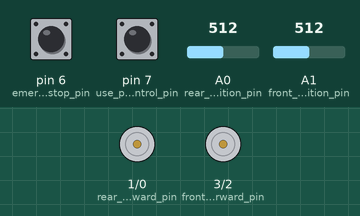
A sketch run on a simulated Arduino Nano, built with avr-gcc and run on an emulated ATmega328P. Shown: motor-driver pin pairs drawn as motors (green arrow = first pin HIGH = forward, orange = second pin HIGH = backward, longer = more drive). The test bench sets the inputs (shaded band); at power-on: A0 (rear_brake_position_pin) = 512, pin 6 (emergency_stop_pin) LOW, pin 7 (use_pu_control_pin) HIGH, A1 (front_brake_position_pin) = 512. The ROS host is connected and sends only what is stated.

Above: at 0.1 s.
At 3.2 s:
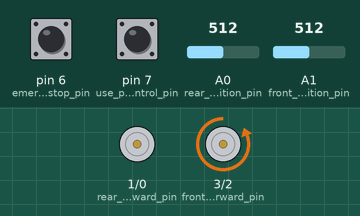
3.3 s: A0 (rear_brake_position_pin) set to 123
4.8 s: A0 (rear_brake_position_pin) set to 107
At 5.3 s:
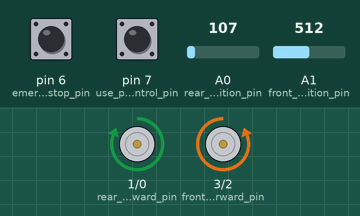
Timing chart, 0 to 7.8 s (numbered marks = the images above; inputs shaded):
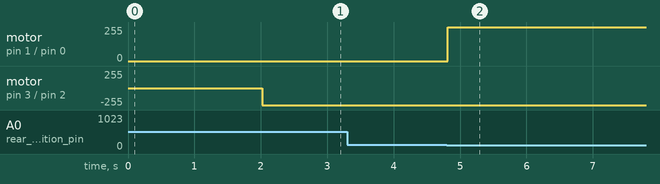

The sketch:

ros_throttle_pub.ino
```cpp
// -------------------------------------------------------
// ---------- ROS Libraries ------------------------------
// -------------------------------------------------------

#include <micro_ros_arduino.h>

#include <stdio.h>
#include <rcl/rcl.h>
#include <rcl/error_handling.h>
#include <rclc/rclc.h>
#include <rclc/executor.h>

// Specific message types
#include <std_msgs/msg/int64.h>

// -------------------------------------------------------
// --------- /ROS Libraries ------------------------------
// -------------------------------------------------------


// ----- Pins -----
// -- Input --
const int rc_input_pin = 5;
const int emergency_stop_pin = 6;
const int use_pu_control_pin = 7;
const int rear_brake_position_pin = A0;
const int front_brake_position_pin = A1;

// -- Output --
const int rear_brake_backward_pin = 0;
const int rear_brake_forward_pin = 1;
const int front_brake_backward_pin = 2;
const int front_brake_forward_pin = 3;
const int throttle_output_pin = A6;  // DAC pin for Portenta H7, only works on A6.


// ----- Output variables -----
int throttle_output = 0;
int brake_output = 0;


// ----- Input variables -----
bool use_pu_control = false;
int rc_pwm_input = 1500;
int pu_throttle_input = 0;
int pu_brake_input = 0;

// ----- Message types -----
std_msgs__msg__Int64 u1_msg;
std_msgs__msg__Int64 u2_msg;
std_msgs__msg__Int64 u3_msg;
/*

*/
// ----- Constants -----
// -- RC --
const int min_pwm_input = 1000;     // Max brake
const int max_pwm_input = 2000;     // Max Throttle
const int middle_pwm_input = 1500;  // No brake and no throttle

// -- PU --
const int pu_min_throttle_input = 0;
const int pu_max_throttle_input = 100;
const int pu_min_brake_input = 0;
const int pu_max_brake_input = 100;

// -- Actuator --
const int min_throttle_output = 60;   // 0.7V on throttle_output_pin ----- 0;   // 0V on throttle_output_pin
const int max_throttle_output = 102;  // 1.2V on throttle_output_pin ----- 255; // 3V on throttle_output_pin
const int min_brake_output = 125;     // 175 test value -> Test 125 first, then increase towards 175 if possible
const int max_brake_output = 300;     // 450 test value -> Test 300 first, then increase towards 450 if possible. BE CAREFUL AS THIS MIGHT BREAK THE HANDLES
const int brake_tolerance = 10;       // Brake tolerance for brake setpoint position vs actual position of brake


// ----- Function variables -----
int rear_brake_position;
int front_brake_position;
int current_rear_error;
int current_front_error;

// ----- Enums -----
enum Brake {
  rear,
  front,
  both
};

enum BrakeState {
  push,
  pull,
  stay
};


void setBrakeState(Brake brake, BrakeState brake_state);


// -------------------------------------------------------
// ---------- ROS Necessities ----------------------------
// -------------------------------------------------------
rclc_executor_t executor;
rcl_allocator_t allocator;
rclc_support_t support;


// publisher

rclc_executor_t executor_pub;
rcl_timer_t timer;


// ---------- Node ----------
rcl_node_t node;
const int number_of_handles = 2;  // Sum of subscribers

// ----- Subscribers -----
// -- Throttle --
rcl_subscription_t throttle_subscriber;
std_msgs__msg__Int64 throttle_msg;

void throttle_subscriber_callback(const void* throttle_msg) {
  const std_msgs__msg__Int64* msg = (const std_msgs__msg__Int64*)throttle_msg;
  pu_throttle_input = msg->data;
}

// -- Brake --
rcl_subscription_t brake_subscriber;
std_msgs__msg__Int64 brake_msg;

//publishers

rcl_publisher_t u1_publisher;
const char* u1_topic = "lw_portenta_throttle_input";
// int64_t u1_msg;

rcl_publisher_t u2_publisher;
const char* u2_topic = "lw_portenta_brake_input";
// int64_t u2_msg;

// rcl_publisher_t u3_publisher;
// const char* u3_topic = "lw_portenta_steering_input";
// int64_t u3_msg;

void brake_subscriber_callback(const void* brake_msg) {
  const std_msgs__msg__Int64* msg = (const std_msgs__msg__Int64*)brake_msg;
  pu_brake_input = msg->data;
}


void timer_callback(rcl_timer_t* timer, int64_t last_call_time) {
  RCLC_UNUSED(last_call_time);
  if (timer != NULL) {
    // std_msgs__msg__Int64 u1_msg;  //Trengte ikke disse
    // std_msgs__msg__Int64 u2_msg;
    // std_msgs__msg__Int64 u3_msg;

    u1_msg.data = throttle_output;
    u2_msg.data = brake_output;
    // Anta at du har en variabel for styringsinput som du ønsker å publisere
    //u3_msg.data = steering_input;

    rcl_publish(&u1_publisher, &u1_msg, NULL);
    rcl_publish(&u2_publisher, &u2_msg, NULL);
    // rcl_publish(&u3_publisher, &u3_msg, NULL);
  }
}


// ---------- ROS connection check function ----------
#define RCCHECK(fn) \
  { \
    rcl_ret_t temp_rc = fn; \
    if ((temp_rc != RCL_RET_OK)) { error_loop(); } \
  }

void error_loop() {
  while (1) {
    digitalWrite(LED_BUILTIN, !digitalRead(LED_BUILTIN)); //comment this
    delay(100);
  }
}

// -------------------------------------------------------
// --------- /ROS Necessities ----------------------------
// -------------------------------------------------------


void setup() {


  setupROS2();

  // -- Input --
  pinMode(emergency_stop_pin, INPUT);
  pinMode(rc_input_pin, INPUT);
  pinMode(rear_brake_position_pin, INPUT);
  pinMode(front_brake_position_pin, INPUT);
  pinMode(use_pu_control_pin, INPUT);

  // -- Output --
  pinMode(throttle_output_pin, OUTPUT);
  pinMode(rear_brake_backward_pin, OUTPUT);
  pinMode(rear_brake_forward_pin, OUTPUT);
  pinMode(front_brake_backward_pin, OUTPUT);
  pinMode(front_brake_forward_pin, OUTPUT);

  use_pu_control = digitalRead(use_pu_control_pin);
}

void loop() {

  // Spin ROS node

  RCCHECK(rclc_executor_spin_some(&executor, RCL_MS_TO_NS(10)));
  RCCHECK(rclc_executor_spin_some(&executor_pub, RCL_MS_TO_NS(10)));


  u1_msg.data = throttle_output;  //This had to be u1_msg.data!
  rcl_publish(&u1_publisher, &u1_msg, NULL);


  // ATV Emergency Stop is pressed
  if (digitalRead(emergency_stop_pin)) { //interrupt

    do {
      updateThrottle(min_throttle_output);
      updateBrakes(max_brake_output);
      u1_msg.data = 777;  //This had to be u1_msg.data!
      rcl_publish(&u1_publisher, &u1_msg, NULL);
    } while (digitalRead(emergency_stop_pin));  //Waits for brakes to reach max brake state

    setBrakeState(Brake::both, BrakeState::stay);  //Avoid brakes destroying ATV

    while (true) {
      u1_msg.data = 666;  //This had to be u1_msg.data!
      rcl_publish(&u1_publisher, &u1_msg, NULL);
    }
  }


  // Checks if ATV should be controlled using RC or PU
  use_pu_control = digitalRead(use_pu_control_pin);

  // ATV controlled using RC
  if (!use_pu_control) {

    rc_pwm_input = pulseIn(rc_input_pin, HIGH);
    rc_pwm_input = constrain(rc_pwm_input, min_pwm_input, max_pwm_input);
    //   std_msgs__msg__Int64 u1_msg;
    //   std_msgs__msg__Int64 u2_msg;
    //   std_msgs__msg__Int64 u3_msg;
    if (rc_pwm_input > middle_pwm_input) {
      throttle_output = map(rc_pwm_input, middle_pwm_input, max_pwm_input, min_throttle_output, max_throttle_output);
      updateBrakes(min_brake_output);
      updateThrottle(throttle_output);
      u1_msg.data = throttle_output;  //This had to be u1_msg.data!
      rcl_publish(&u1_publisher, &u1_msg, NULL);
    } else if (rc_pwm_input <= middle_pwm_input) {
      brake_output = map(rc_pwm_input, middle_pwm_input, min_pwm_input, min_brake_output, max_brake_output);
      updateThrottle(min_throttle_output);
      updateBrakes(brake_output);
      u2_msg.data = brake_output;
      rcl_publish(&u2_publisher, &u2_msg, NULL);
    } else {
      updateThrottle(min_throttle_output);
      updateBrakes(max_brake_output);
    }
  }

  // ATV controlled using PU
  else {
    pu_throttle_input = constrain(pu_throttle_input, pu_min_throttle_input, pu_max_throttle_input);
    pu_brake_input = constrain(pu_brake_input, pu_min_brake_input, pu_max_brake_input);

    throttle_output = map(pu_throttle_input, pu_min_throttle_input, pu_max_throttle_input, min_throttle_output, max_throttle_output);
    brake_output = map(pu_brake_input, pu_min_brake_input, pu_max_brake_input, min_brake_output, max_brake_output);

    updateBrakes(brake_output);
    updateThrottle(throttle_output);
  }
}


// ----- Functions -----

/*
   Sets up everything related to ROS2
*/
void setupROS2() {
  // Setup communication via micro-ROS
  set_microros_transports();
  delay(2000);

  // Handles memory allocation for the microcontroller
  allocator = rcl_get_default_allocator();

  // Handles micro-ROS configuration
  RCCHECK(rclc_support_init(&support, 0, NULL, &allocator));

  // Initialise node
  RCCHECK(rclc_node_init_default(&node, "lw_throttle_brake_portenta_node", "", &support));

  // ----- Initialise subscribers -----
  // -- Throttle --
  RCCHECK(rclc_subscription_init_default(
            &throttle_subscriber,
            &node,
            ROSIDL_GET_MSG_TYPE_SUPPORT(std_msgs, msg, Int64),
            "lw_portenta_throttle_subscriber"));

  // -- Brake --
  RCCHECK(rclc_subscription_init_default(
            &brake_subscriber,
            &node,
            ROSIDL_GET_MSG_TYPE_SUPPORT(std_msgs, msg, Int64),
            "lw_portenta_brake_subscriber"));


  // creating pubs
  // Initialisering av publishere
  rcl_ret_t rc1 = rclc_publisher_init_default(
                    &u1_publisher, &node,
                    ROSIDL_GET_MSG_TYPE_SUPPORT(std_msgs, msg, Int64), u1_topic);


  rcl_ret_t rc2 = rclc_publisher_init_default(
                    &u2_publisher, &node,
                    ROSIDL_GET_MSG_TYPE_SUPPORT(std_msgs, msg, Int64), u2_topic);

  const unsigned int timer_timeout = 10;
  RCCHECK(rclc_timer_init_default(
            &timer,
            &support,
            RCL_MS_TO_NS(timer_timeout),
            timer_callback));


  // rcl_ret_t rc3 = rclc_publisher_init_default(
  //   &u3_publisher, &node,
  //   ROSIDL_GET_MSG_TYPE_SUPPORT(std_msgs, msg, Int64), u3_topic);


  // Create executor
  RCCHECK(rclc_executor_init(&executor, &support.context, number_of_handles, &allocator));

  // Add handles to executor
  // Throttle subscriber
  RCCHECK(rclc_executor_add_subscription(&executor, &throttle_subscriber, &throttle_msg, &throttle_subscriber_callback, ON_NEW_DATA));

  // Brake subscriber
  RCCHECK(rclc_executor_add_subscription(&executor, &brake_subscriber, &brake_msg, &brake_subscriber_callback, ON_NEW_DATA));


  // RCCHECK(rclc_executor_add_subscription(&executor, &u1_publisher, &u1_msg, &throttle_subscriber_callback, ON_NEW_DATA));


  RCCHECK(rclc_executor_init(&executor_pub, &support.context, 1, &allocator));
  RCCHECK(rclc_executor_add_timer(&executor_pub, &timer));
}

/*
   Updates throttle output value to setpoint value

   Input:
   int setpoint = min_throttle_output-max_throttle_output
*/
void updateThrottle(int setpoint) {
  analogWrite(throttle_output_pin, setpoint);
}

/*
   Updates brakes to move towards setpoint value

   Input:
   int setpoint = min_brake_output-max_brake_output
*/
void updateBrakes(int setpoint) {
  // Rear brake
  rear_brake_position = analogRead(rear_brake_position_pin);
  current_rear_error = setpoint - rear_brake_position;

  if (current_rear_error > brake_tolerance) {
    // Error > Tolerance = Brake is not pressed far enough
    // Push brake forward
    setBrakeState(Brake::rear, BrakeState::push);
  }

  else if (current_rear_error < -brake_tolerance) {
    front_brake_position = analogRead(front_brake_position_pin);
    current_front_error = setpoint - front_brake_position;

    if (current_front_error > brake_tolerance) {
      // Error > Tolerance = Brake is not pressed far enough
      // Push brake forward
      setBrakeState(Brake::front, BrakeState::push);
    } else if (current_front_error < -brake_tolerance) {
      // Error < -Tolerance = Brake is pressed too far
      // Pull brake back
      setBrakeState(Brake::front, BrakeState::pull);
    } else {
      // Error < |Tolerance| = Brake is pressed to a position within the tolerance window
      // Do not move brake
      setBrakeState(Brake::front, BrakeState::stay);
    }
  }
}

/*
   Function to increase readability of brake actuation. Uses custom enum classes "Brake" and "BrakeState"
   which specifiy which brake to actuate, and how the brake should be actuated.

   Inputs:
   Brake brake = Brake::rear, Brake::front, Brake::both
   BrakeState brake_state = BrakeState::push, BrakeState::pull, BrakeState::stay
*/
void setBrakeState(Brake brake, BrakeState brake_state) {
  // Rear brake
  if (brake == Brake::rear || brake == Brake::both) {
    if (brake_state == BrakeState::push) {
      digitalWrite(rear_brake_backward_pin, LOW);
      digitalWrite(rear_brake_forward_pin, HIGH);
    } else if (brake_state == BrakeState::pull) {
      digitalWrite(rear_brake_forward_pin, LOW);
      digitalWrite(rear_brake_backward_pin, HIGH);
    } else if (brake_state == BrakeState::stay) {
      digitalWrite(rear_brake_forward_pin, LOW);
      digitalWrite(rear_brake_backward_pin, LOW);
    }
  }

  // Front brake
  if (brake == Brake::front || brake == Brake::both) {
    if (brake_state == BrakeState::push) {
      digitalWrite(front_brake_backward_pin, LOW);
      digitalWrite(front_brake_forward_pin, HIGH);
    } else if (brake_state == BrakeState::pull) {
      digitalWrite(front_brake_forward_pin, LOW);
      digitalWrite(front_brake_backward_pin, HIGH);
    } else if (brake_state == BrakeState::stay) {
      digitalWrite(front_brake_forward_pin, LOW);
      digitalWrite(front_brake_backward_pin, LOW);
    }
  }
}
```

Measured:
- the behaviour switches between 115 and 114 on A0 (rear_brake_position_pin) (found by bisection; images 1 and 2)
- after the input at 3.3 s, every drawn part: stays the same
- after the input at 4.8 s, motor on pin 1 (rear_brake_forward_pin) / pin 0 (rear_brake_backward_pin): stopped → forward 255/255 at once
